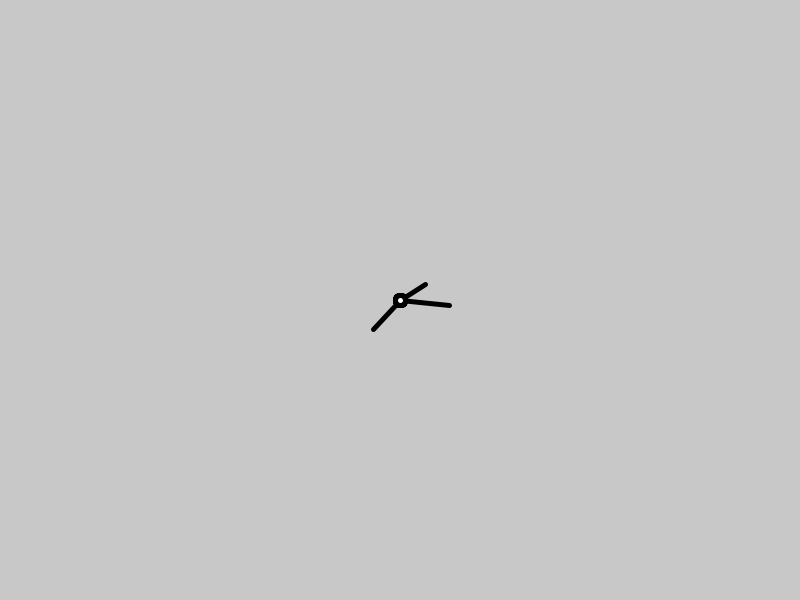
Frame 1 (no input)
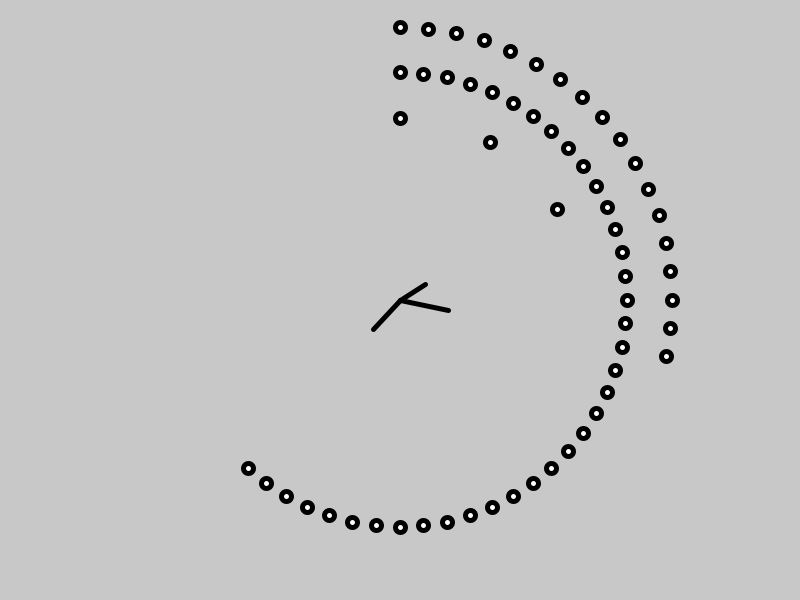
Frame 60 (the mouse pressed at the canvas centre just before this capture)
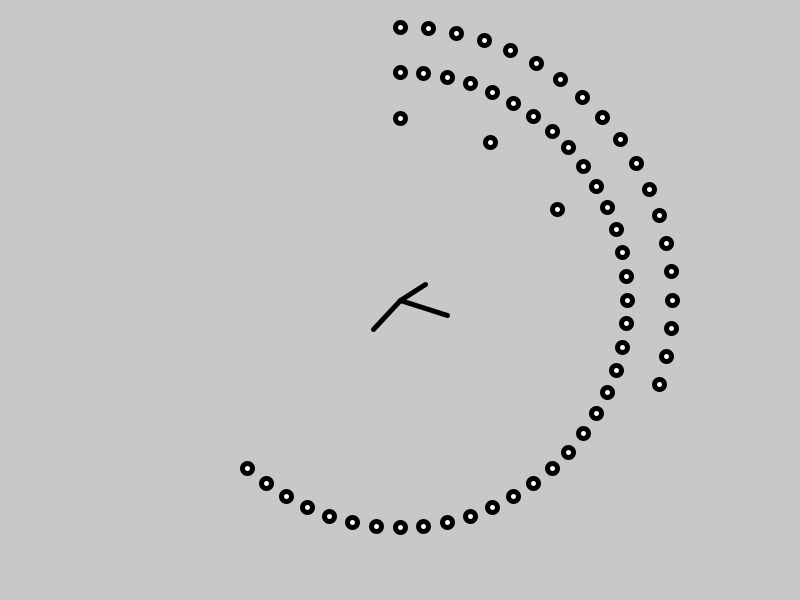
Frame 120 (the mouse held since frame 60 and released just before this capture)

The Processing sketch that drew these frames (run headless with seeded random() and noise(); from frame 60 on, the mouse is pressed at the canvas centre):

// Processing sketch: projectilesClock
// ── projectilesClock.pde
Projectile[] darts = new Projectile[0];
class Projectile {
  float x, y, speedX, speedY;
  boolean fall = false;
}
void addDart(float angle, int speed) {
  Projectile nj = new Projectile();
  nj.x = width/2;
  nj.y = height/2;
  angle -= PI/2;
  nj.speedX = speed * cos(angle);
  nj.speedY = speed * sin(angle);
  darts =(Projectile[]) append(darts, nj);
}

float TICK = TWO_PI/60;
float HOURTICK = TWO_PI/12;
int secondSpeed = 30;
int minuteSpeed = 25;
int hourSpeed = 20;
int prevSecond = second();
void setup() {
  size(800, 600);
  strokeWeight(5);
  frameRate(60);
  for (int i=0; i<60; i++) {
    if (i <= second()) {
      addDart(i*TICK, secondSpeed);
    }
    if (i <= minute()) {
      addDart(i*TICK, minuteSpeed);
    }
    if (i <= hour()%12) {
      addDart(i*HOURTICK, hourSpeed);
    }
  }
}

void draw() {
  background(200);

  pushMatrix();
  translate(width/2, height/2);
  rotate(second()*TICK-PI/2);
  line(0, 0, 50, 0);
  popMatrix();

  pushMatrix();
  translate(width/2, height/2);
  rotate(minute()*TICK-PI/2);
  line(0, 0, 40, 0);
  popMatrix();

  pushMatrix();
  translate(width/2, height/2);
  rotate(hour()*HOURTICK-PI/2);
  line(0, 0, 30, 0);
  popMatrix();

  for (int i=0; i<darts.length; i++) {
    ellipse(darts[i].x, darts[i].y, 10, 10);

    darts[i].x += darts[i].speedX;
    darts[i].y += darts[i].speedY;    

    if (darts[i].fall) {
      darts[i].speedY += .5;
    } else {
      darts[i].speedX *= .89;
      darts[i].speedY *= .89;
    }
  }


  if (prevSecond != second()) {
    if (second() == 1) {
      if (darts.length >= 120) {
        darts =(Projectile[]) subset(darts, 60);
      }
      for (int i=0; i<darts.length; i++) {
        darts[i].fall = true;
      }
    }
    addDart(second()*TICK, secondSpeed);
    prevSecond = second();
  }
}
